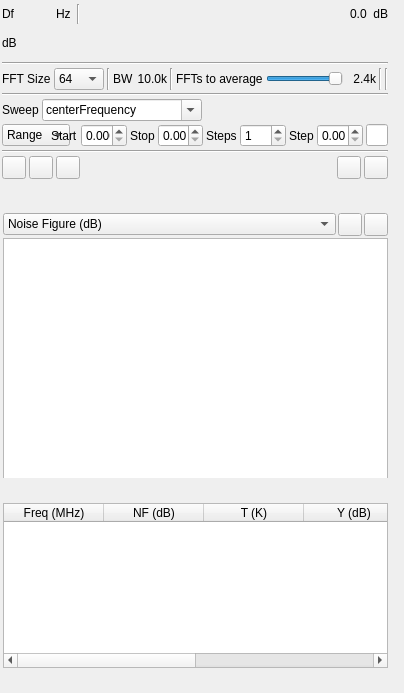
<?xml version="1.0" encoding="UTF-8"?>
<ui version="4.0">
 <class>NoiseFigureGUI</class>
 <widget class="RollupWidget" name="NoiseFigureGUI">
  <property name="geometry">
   <rect>
    <x>0</x>
    <y>0</y>
    <width>404</width>
    <height>693</height>
   </rect>
  </property>
  <property name="sizePolicy">
   <sizepolicy hsizetype="Expanding" vsizetype="Expanding">
    <horstretch>0</horstretch>
    <verstretch>0</verstretch>
   </sizepolicy>
  </property>
  <property name="minimumSize">
   <size>
    <width>352</width>
    <height>0</height>
   </size>
  </property>
  <property name="font">
   <font>
    <family>Liberation Sans</family>
    <pointsize>9</pointsize>
   </font>
  </property>
  <property name="focusPolicy">
   <enum>Qt::StrongFocus</enum>
  </property>
  <property name="windowTitle">
   <string>Noise Figure</string>
  </property>
  <property name="statusTip">
   <string/>
  </property>
  <widget class="QWidget" name="settingsContainer" native="true">
   <property name="geometry">
    <rect>
     <x>0</x>
     <y>0</y>
     <width>390</width>
     <height>181</height>
    </rect>
   </property>
   <property name="minimumSize">
    <size>
     <width>350</width>
     <height>0</height>
    </size>
   </property>
   <property name="windowTitle">
    <string>Settings</string>
   </property>
   <layout class="QVBoxLayout" name="verticalLayout">
    <property name="spacing">
     <number>3</number>
    </property>
    <property name="leftMargin">
     <number>2</number>
    </property>
    <property name="topMargin">
     <number>2</number>
    </property>
    <property name="rightMargin">
     <number>2</number>
    </property>
    <property name="bottomMargin">
     <number>2</number>
    </property>
    <item>
     <layout class="QHBoxLayout" name="powLayout">
      <property name="topMargin">
       <number>2</number>
      </property>
      <item>
       <widget class="QLabel" name="deltaFrequencyLabel">
        <property name="minimumSize">
         <size>
          <width>16</width>
          <height>0</height>
         </size>
        </property>
        <property name="text">
         <string>Df</string>
        </property>
       </widget>
      </item>
      <item>
       <widget class="ValueDialZ" name="deltaFrequency" native="true">
        <property name="sizePolicy">
         <sizepolicy hsizetype="Maximum" vsizetype="Maximum">
          <horstretch>0</horstretch>
          <verstretch>0</verstretch>
         </sizepolicy>
        </property>
        <property name="minimumSize">
         <size>
          <width>32</width>
          <height>16</height>
         </size>
        </property>
        <property name="font">
         <font>
          <family>Liberation Mono</family>
          <pointsize>12</pointsize>
         </font>
        </property>
        <property name="cursor">
         <cursorShape>PointingHandCursor</cursorShape>
        </property>
        <property name="focusPolicy">
         <enum>Qt::StrongFocus</enum>
        </property>
        <property name="toolTip">
         <string>Measurement frequency from center in Hz</string>
        </property>
       </widget>
      </item>
      <item>
       <widget class="QLabel" name="deltaUnits">
        <property name="text">
         <string>Hz </string>
        </property>
       </widget>
      </item>
      <item>
       <widget class="Line" name="line">
        <property name="orientation">
         <enum>Qt::Vertical</enum>
        </property>
       </widget>
      </item>
      <item>
       <spacer name="horizontalSpacer">
        <property name="orientation">
         <enum>Qt::Horizontal</enum>
        </property>
        <property name="sizeHint" stdset="0">
         <size>
          <width>40</width>
          <height>20</height>
         </size>
        </property>
       </spacer>
      </item>
      <item>
       <layout class="QHBoxLayout" name="channelPowerLayout">
        <item>
         <widget class="QLabel" name="channelPower">
          <property name="toolTip">
           <string>Channel power</string>
          </property>
          <property name="layoutDirection">
           <enum>Qt::RightToLeft</enum>
          </property>
          <property name="text">
           <string>0.0</string>
          </property>
         </widget>
        </item>
        <item>
         <widget class="QLabel" name="channelPowerUnits">
          <property name="text">
           <string> dB</string>
          </property>
         </widget>
        </item>
       </layout>
      </item>
     </layout>
    </item>
    <item>
     <layout class="QHBoxLayout" name="powerLayout">
      <item>
       <widget class="QLabel" name="channelPowerMeterUnits">
        <property name="text">
         <string>dB</string>
        </property>
       </widget>
      </item>
      <item>
       <widget class="LevelMeterSignalDB" name="channelPowerMeter" native="true">
        <property name="sizePolicy">
         <sizepolicy hsizetype="Expanding" vsizetype="MinimumExpanding">
          <horstretch>0</horstretch>
          <verstretch>0</verstretch>
         </sizepolicy>
        </property>
        <property name="minimumSize">
         <size>
          <width>0</width>
          <height>24</height>
         </size>
        </property>
        <property name="font">
         <font>
          <family>Liberation Mono</family>
          <pointsize>8</pointsize>
         </font>
        </property>
        <property name="toolTip">
         <string>Level meter (dB) top trace: average, bottom trace: instantaneous peak, tip: peak hold</string>
        </property>
       </widget>
      </item>
     </layout>
    </item>
    <item>
     <widget class="Line" name="line_5">
      <property name="orientation">
       <enum>Qt::Horizontal</enum>
      </property>
     </widget>
    </item>
    <item>
     <layout class="QHBoxLayout" name="phySettingsLayout">
      <item>
       <widget class="QLabel" name="fftSizeLabel">
        <property name="text">
         <string>FFT Size</string>
        </property>
       </widget>
      </item>
      <item>
       <widget class="QComboBox" name="fftSize">
        <property name="minimumSize">
         <size>
          <width>50</width>
          <height>0</height>
         </size>
        </property>
        <property name="toolTip">
         <string>FFT size (number of bins)</string>
        </property>
        <property name="currentText">
         <string>64</string>
        </property>
        <item>
         <property name="text">
          <string>64</string>
         </property>
        </item>
        <item>
         <property name="text">
          <string>128</string>
         </property>
        </item>
        <item>
         <property name="text">
          <string>256</string>
         </property>
        </item>
        <item>
         <property name="text">
          <string>512</string>
         </property>
        </item>
        <item>
         <property name="text">
          <string>1k</string>
         </property>
        </item>
       </widget>
      </item>
      <item>
       <widget class="Line" name="line_4">
        <property name="orientation">
         <enum>Qt::Vertical</enum>
        </property>
       </widget>
      </item>
      <item>
       <widget class="QLabel" name="rfBWLabel">
        <property name="text">
         <string>BW</string>
        </property>
       </widget>
      </item>
      <item>
       <widget class="QLabel" name="rfBWText">
        <property name="minimumSize">
         <size>
          <width>30</width>
          <height>0</height>
         </size>
        </property>
        <property name="toolTip">
         <string>Measurement bandwidth as determined by width of a single FFT bin</string>
        </property>
        <property name="text">
         <string>10.0k</string>
        </property>
        <property name="alignment">
         <set>Qt::AlignRight|Qt::AlignTrailing|Qt::AlignVCenter</set>
        </property>
       </widget>
      </item>
      <item>
       <widget class="Line" name="line_2">
        <property name="orientation">
         <enum>Qt::Vertical</enum>
        </property>
       </widget>
      </item>
      <item>
       <widget class="QLabel" name="fftCountLabel">
        <property name="text">
         <string>FFTs to average</string>
        </property>
       </widget>
      </item>
      <item>
       <widget class="QSlider" name="fftCount">
        <property name="sizePolicy">
         <sizepolicy hsizetype="Expanding" vsizetype="Minimum">
          <horstretch>0</horstretch>
          <verstretch>0</verstretch>
         </sizepolicy>
        </property>
        <property name="minimumSize">
         <size>
          <width>0</width>
          <height>0</height>
         </size>
        </property>
        <property name="toolTip">
         <string>Number of FFT outputs to average to calculate power</string>
        </property>
        <property name="minimum">
         <number>1</number>
        </property>
        <property name="maximum">
         <number>10</number>
        </property>
        <property name="singleStep">
         <number>1</number>
        </property>
        <property name="pageStep">
         <number>1</number>
        </property>
        <property name="value">
         <number>10</number>
        </property>
        <property name="orientation">
         <enum>Qt::Horizontal</enum>
        </property>
       </widget>
      </item>
      <item>
       <widget class="QLabel" name="fftCountText">
        <property name="minimumSize">
         <size>
          <width>30</width>
          <height>0</height>
         </size>
        </property>
        <property name="text">
         <string>2.4k</string>
        </property>
        <property name="alignment">
         <set>Qt::AlignRight|Qt::AlignTrailing|Qt::AlignVCenter</set>
        </property>
       </widget>
      </item>
      <item>
       <widget class="Line" name="line_8">
        <property name="orientation">
         <enum>Qt::Vertical</enum>
        </property>
       </widget>
      </item>
      <item>
       <widget class="Line" name="line_7">
        <property name="orientation">
         <enum>Qt::Vertical</enum>
        </property>
       </widget>
      </item>
     </layout>
    </item>
    <item>
     <widget class="Line" name="line_6">
      <property name="orientation">
       <enum>Qt::Horizontal</enum>
      </property>
     </widget>
    </item>
    <item>
     <layout class="QHBoxLayout" name="horizontalLayout_2">
      <item>
       <widget class="QLabel" name="parameterLabel">
        <property name="text">
         <string>Sweep</string>
        </property>
       </widget>
      </item>
      <item>
       <widget class="QComboBox" name="setting">
        <property name="minimumSize">
         <size>
          <width>160</width>
          <height>0</height>
         </size>
        </property>
        <property name="toolTip">
         <string>Device parameter to sweep</string>
        </property>
        <property name="editable">
         <bool>true</bool>
        </property>
        <item>
         <property name="text">
          <string>centerFrequency</string>
         </property>
        </item>
        <item>
         <property name="text">
          <string>gain</string>
         </property>
        </item>
       </widget>
      </item>
      <item>
       <spacer name="horizontalSpacer_2">
        <property name="orientation">
         <enum>Qt::Horizontal</enum>
        </property>
        <property name="sizeHint" stdset="0">
         <size>
          <width>40</width>
          <height>20</height>
         </size>
        </property>
       </spacer>
      </item>
     </layout>
    </item>
    <item>
     <layout class="QHBoxLayout" name="freqLayout">
      <item>
       <widget class="QComboBox" name="frequencySpec">
        <property name="sizePolicy">
         <sizepolicy hsizetype="Minimum" vsizetype="Fixed">
          <horstretch>0</horstretch>
          <verstretch>0</verstretch>
         </sizepolicy>
        </property>
        <property name="minimumSize">
         <size>
          <width>68</width>
          <height>0</height>
         </size>
        </property>
        <property name="toolTip">
         <string>How to specify frequencies to measure NF at</string>
        </property>
        <item>
         <property name="text">
          <string>Range</string>
         </property>
        </item>
        <item>
         <property name="text">
          <string>Step</string>
         </property>
        </item>
        <item>
         <property name="text">
          <string>List</string>
         </property>
        </item>
       </widget>
      </item>
      <item>
       <widget class="QLabel" name="startLabel">
        <property name="text">
         <string>Start</string>
        </property>
       </widget>
      </item>
      <item>
       <widget class="QDoubleSpinBox" name="start">
        <property name="toolTip">
         <string>Start frequency in MHz</string>
        </property>
        <property name="decimals">
         <number>3</number>
        </property>
        <property name="maximum">
         <double>10000.000000000000000</double>
        </property>
       </widget>
      </item>
      <item>
       <widget class="QLabel" name="stopLabel">
        <property name="text">
         <string>Stop</string>
        </property>
       </widget>
      </item>
      <item>
       <widget class="QDoubleSpinBox" name="stop">
        <property name="toolTip">
         <string>Stop frequency in MHz</string>
        </property>
        <property name="decimals">
         <number>3</number>
        </property>
        <property name="maximum">
         <double>10000.000000000000000</double>
        </property>
       </widget>
      </item>
      <item>
       <widget class="QLabel" name="stepsLabel">
        <property name="text">
         <string>Steps</string>
        </property>
       </widget>
      </item>
      <item>
       <widget class="QSpinBox" name="steps">
        <property name="toolTip">
         <string>Number of frequencies to measure at between start and stop inclusive</string>
        </property>
        <property name="minimum">
         <number>1</number>
        </property>
        <property name="maximum">
         <number>10000</number>
        </property>
       </widget>
      </item>
      <item>
       <widget class="QLabel" name="stepLabel">
        <property name="text">
         <string>Step</string>
        </property>
       </widget>
      </item>
      <item>
       <widget class="QDoubleSpinBox" name="step">
        <property name="toolTip">
         <string>Frequency step in MHz</string>
        </property>
        <property name="decimals">
         <number>3</number>
        </property>
        <property name="minimum">
         <double>0.001000000000000</double>
        </property>
        <property name="maximum">
         <double>10000.000000000000000</double>
        </property>
       </widget>
      </item>
      <item>
       <widget class="QLineEdit" name="list">
        <property name="toolTip">
         <string>List of frequencies in MHz to measure NF at</string>
        </property>
       </widget>
      </item>
      <item>
       <spacer name="horizontalSpacer_4">
        <property name="orientation">
         <enum>Qt::Horizontal</enum>
        </property>
        <property name="sizeHint" stdset="0">
         <size>
          <width>40</width>
          <height>20</height>
         </size>
        </property>
       </spacer>
      </item>
     </layout>
    </item>
    <item>
     <widget class="Line" name="line_3">
      <property name="orientation">
       <enum>Qt::Horizontal</enum>
      </property>
     </widget>
    </item>
    <item>
     <layout class="QHBoxLayout" name="filterLayout">
      <item>
       <widget class="ButtonSwitch" name="startStop">
        <property name="toolTip">
         <string>Start/stop noise figure measurement</string>
        </property>
        <property name="text">
         <string/>
        </property>
        <property name="icon">
         <iconset resource="../../../sdrgui/resources/res.qrc">
          <normaloff>:/play.png</normaloff>
          <normalon>:/stop.png</normalon>:/play.png</iconset>
        </property>
       </widget>
      </item>
      <item>
       <widget class="QToolButton" name="saveResults">
        <property name="toolTip">
         <string>Save results to a .csv file</string>
        </property>
        <property name="text">
         <string/>
        </property>
        <property name="icon">
         <iconset resource="../../../sdrgui/resources/res.qrc">
          <normaloff>:/save.png</normaloff>:/save.png</iconset>
        </property>
       </widget>
      </item>
      <item>
       <widget class="QToolButton" name="clearResults">
        <property name="toolTip">
         <string>Clear results</string>
        </property>
        <property name="text">
         <string/>
        </property>
        <property name="icon">
         <iconset resource="../../../sdrgui/resources/res.qrc">
          <normaloff>:/bin.png</normaloff>:/bin.png</iconset>
        </property>
       </widget>
      </item>
      <item>
       <spacer name="horizontalSpacer_3">
        <property name="orientation">
         <enum>Qt::Horizontal</enum>
        </property>
        <property name="sizeHint" stdset="0">
         <size>
          <width>40</width>
          <height>20</height>
         </size>
        </property>
       </spacer>
      </item>
      <item>
       <widget class="QToolButton" name="enr">
        <property name="toolTip">
         <string>Open ENR dialog</string>
        </property>
        <property name="text">
         <string/>
        </property>
        <property name="icon">
         <iconset resource="../../../sdrgui/resources/res.qrc">
          <normaloff>:/listing.png</normaloff>:/listing.png</iconset>
        </property>
       </widget>
      </item>
      <item>
       <widget class="QToolButton" name="control">
        <property name="toolTip">
         <string>Open noise source control dialog</string>
        </property>
        <property name="text">
         <string/>
        </property>
        <property name="icon">
         <iconset resource="../../../sdrgui/resources/res.qrc">
          <normaloff>:/link.png</normaloff>:/link.png</iconset>
        </property>
       </widget>
      </item>
     </layout>
    </item>
   </layout>
  </widget>
  <widget class="QWidget" name="resultsContainer" native="true">
   <property name="geometry">
    <rect>
     <x>0</x>
     <y>500</y>
     <width>391</width>
     <height>171</height>
    </rect>
   </property>
   <property name="sizePolicy">
    <sizepolicy hsizetype="Expanding" vsizetype="Expanding">
     <horstretch>0</horstretch>
     <verstretch>0</verstretch>
    </sizepolicy>
   </property>
   <property name="windowTitle">
    <string>Results</string>
   </property>
   <layout class="QVBoxLayout" name="verticalLayoutTable">
    <property name="spacing">
     <number>2</number>
    </property>
    <property name="leftMargin">
     <number>3</number>
    </property>
    <property name="topMargin">
     <number>3</number>
    </property>
    <property name="rightMargin">
     <number>3</number>
    </property>
    <property name="bottomMargin">
     <number>3</number>
    </property>
    <item>
     <widget class="QTableWidget" name="results">
      <property name="toolTip">
       <string>Received packets</string>
      </property>
      <property name="editTriggers">
       <set>QAbstractItemView::NoEditTriggers</set>
      </property>
      <column>
       <property name="text">
        <string>Freq (MHz)</string>
       </property>
       <property name="toolTip">
        <string>Frequency in MHz the noise figure was measured at</string>
       </property>
      </column>
      <column>
       <property name="text">
        <string>NF (dB)</string>
       </property>
       <property name="toolTip">
        <string>Noise figure in dB</string>
       </property>
      </column>
      <column>
       <property name="text">
        <string>T (K)</string>
       </property>
       <property name="toolTip">
        <string>Noise temperature in Kelvin</string>
       </property>
      </column>
      <column>
       <property name="text">
        <string>Y (dB)</string>
       </property>
       <property name="toolTip">
        <string>Y factor in dB</string>
       </property>
      </column>
      <column>
       <property name="text">
        <string>ENR (dB)</string>
       </property>
       <property name="toolTip">
        <string>Excess noise ratio of the noise source in dB</string>
       </property>
      </column>
      <column>
       <property name="text">
        <string>Floor (dBm)</string>
       </property>
       <property name="toolTip">
        <string>Noise floor in dBm for 1Hz bandwidth at 290K</string>
       </property>
      </column>
     </widget>
    </item>
   </layout>
  </widget>
  <widget class="QWidget" name="chartContainer" native="true">
   <property name="geometry">
    <rect>
     <x>0</x>
     <y>210</y>
     <width>391</width>
     <height>268</height>
    </rect>
   </property>
   <property name="sizePolicy">
    <sizepolicy hsizetype="Expanding" vsizetype="Expanding">
     <horstretch>0</horstretch>
     <verstretch>0</verstretch>
    </sizepolicy>
   </property>
   <property name="minimumSize">
    <size>
     <width>200</width>
     <height>200</height>
    </size>
   </property>
   <property name="windowTitle">
    <string>Chart</string>
   </property>
   <layout class="QVBoxLayout" name="verticalLayout_2" stretch="0,0">
    <property name="spacing">
     <number>2</number>
    </property>
    <property name="leftMargin">
     <number>3</number>
    </property>
    <property name="topMargin">
     <number>3</number>
    </property>
    <property name="rightMargin">
     <number>3</number>
    </property>
    <property name="bottomMargin">
     <number>3</number>
    </property>
    <item>
     <layout class="QHBoxLayout" name="horizontalLayout">
      <item>
       <widget class="QComboBox" name="chartSelect">
        <property name="toolTip">
         <string>Select data to plot on chart</string>
        </property>
        <item>
         <property name="text">
          <string>Noise Figure (dB)</string>
         </property>
        </item>
        <item>
         <property name="text">
          <string>Noise Temperature (K)</string>
         </property>
        </item>
        <item>
         <property name="text">
          <string>Y (dB)</string>
         </property>
        </item>
        <item>
         <property name="text">
          <string>ENR (dB)</string>
         </property>
        </item>
        <item>
         <property name="text">
          <string>Noise floor (dBm)</string>
         </property>
        </item>
       </widget>
      </item>
      <item>
       <widget class="QToolButton" name="openReference">
        <property name="toolTip">
         <string>Open .csv file with reference data</string>
        </property>
        <property name="text">
         <string/>
        </property>
        <property name="icon">
         <iconset resource="../../../sdrgui/resources/res.qrc">
          <normaloff>:/load.png</normaloff>:/load.png</iconset>
        </property>
       </widget>
      </item>
      <item>
       <widget class="QToolButton" name="clearReference">
        <property name="toolTip">
         <string>Clear reference data</string>
        </property>
        <property name="text">
         <string/>
        </property>
        <property name="icon">
         <iconset resource="../../../sdrgui/resources/res.qrc">
          <normaloff>:/bin.png</normaloff>:/bin.png</iconset>
        </property>
       </widget>
      </item>
     </layout>
    </item>
    <item>
     <widget class="QChartView" name="chart">
      <property name="minimumSize">
       <size>
        <width>300</width>
        <height>250</height>
       </size>
      </property>
      <property name="toolTip">
       <string/>
      </property>
     </widget>
    </item>
   </layout>
  </widget>
 </widget>
 <customwidgets>
  <customwidget>
   <class>RollupWidget</class>
   <extends>QWidget</extends>
   <header>gui/rollupwidget.h</header>
   <container>1</container>
  </customwidget>
  <customwidget>
   <class>ValueDialZ</class>
   <extends>QWidget</extends>
   <header>gui/valuedialz.h</header>
   <container>1</container>
  </customwidget>
  <customwidget>
   <class>LevelMeterSignalDB</class>
   <extends>QWidget</extends>
   <header>gui/levelmeter.h</header>
   <container>1</container>
  </customwidget>
  <customwidget>
   <class>ButtonSwitch</class>
   <extends>QToolButton</extends>
   <header>gui/buttonswitch.h</header>
  </customwidget>
  <customwidget>
   <class>QChartView</class>
   <extends>QGraphicsView</extends>
   <header>QtCharts</header>
  </customwidget>
 </customwidgets>
 <tabstops>
  <tabstop>deltaFrequency</tabstop>
  <tabstop>fftSize</tabstop>
  <tabstop>fftCount</tabstop>
  <tabstop>frequencySpec</tabstop>
  <tabstop>start</tabstop>
  <tabstop>stop</tabstop>
  <tabstop>steps</tabstop>
  <tabstop>step</tabstop>
  <tabstop>list</tabstop>
  <tabstop>startStop</tabstop>
  <tabstop>saveResults</tabstop>
  <tabstop>clearResults</tabstop>
  <tabstop>enr</tabstop>
  <tabstop>control</tabstop>
  <tabstop>chartSelect</tabstop>
  <tabstop>openReference</tabstop>
  <tabstop>clearReference</tabstop>
  <tabstop>chart</tabstop>
 </tabstops>
 <resources>
  <include location="../../../sdrgui/resources/res.qrc"/>
 </resources>
 <connections/>
</ui>
